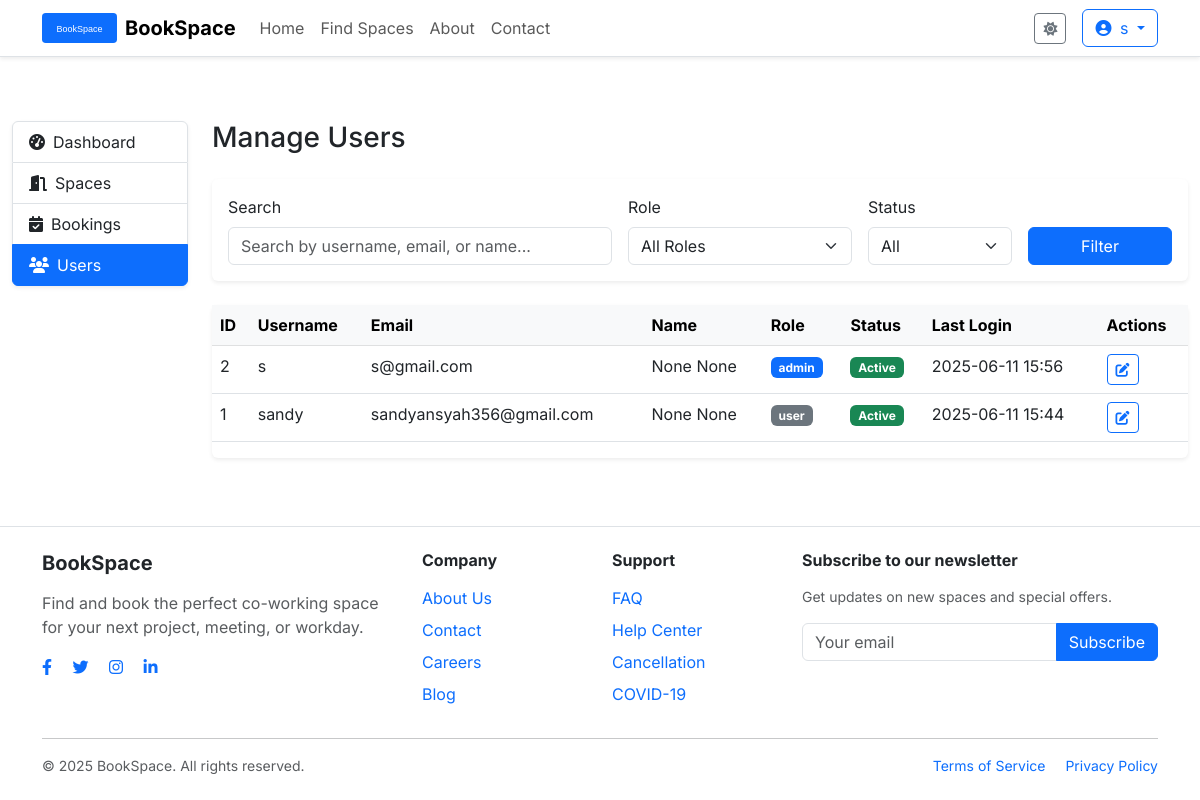
The app's page /admin/users (signed in) with its own data.
### app/models/user.py (models this page shows, shortened)
class User(db.Model, UserMixin):
    __tablename__ = 'users'
    id = db.Column(db.Integer, primary_key=True)
    username = db.Column(db.String(64), unique=True, nullable=False, index=True)
    email = db.Column(db.String(120), unique=True, nullable=False, index=True)
    password_hash = db.Column(db.String(128))
    role = db.Column(db.String(20), default='user')
    first_name = db.Column(db.String(64))
    last_name = db.Column(db.String(64))
    profile_image = db.Column(db.String(120), default='default_profile.jpg')
    created_at = db.Column(db.DateTime, default=datetime.utcnow)
    last_login = db.Column(db.DateTime)
    is_active = db.Column(db.Boolean, default=True)
    bookings = db.relationship('Booking', backref='user', lazy='dynamic', cascade='all, delete-orphan')
    reviews = db.relationship('Review', backref='user', lazy='dynamic', cascade='all, delete-orphan')
    def is_admin(self):
        return self.role == 'admin'

### app/routes/admin.py (the view)
@admin.route('/users')
@login_required
@admin_required
def users():
    users = User.query.order_by(User.username).all()
    return render_template('admin/users/index.html', users=users)

### app/models/user.py (called while the page is built)
@login_manager.user_loader
def load_user(user_id):
    return User.query.get(int(user_id))

### app/templates/admin/users/index.html (shortened to what this page needs)
{% extends "base.html" %}
{% block content %}
<div class="container-fluid py-4">
    <div class="row">
        <div class="col-lg-2">
            <div class="list-group mb-4 shadow-sm">
                <a href="{{ url_for('admin.dashboard') }}" class="list-group-item list-group-item-action">
                    <i class="fas fa-tachometer-alt me-2"></i>Dashboard
                </a>
                <a href="{{ url_for('admin.spaces') }}" class="list-group-item list-group-item-action">
                    <i class="fas fa-door-open me-2"></i>Spaces
                </a>
                <a href="{{ url_for('admin.bookings') }}" class="list-group-item list-group-item-action">
                    <i class="fas fa-calendar-check me-2"></i>Bookings
                </a>
                <a href="{{ url_for('admin.users') }}" class="list-group-item list-group-item-action active">
                    <i class="fas fa-users me-2"></i>Users
                </a>
            </div>
        </div>
        <div class="col-lg-10">
            <h1 class="h3 mb-4">Manage Users</h1>
            <div class="card border-0 shadow-sm mb-4">
                <div class="card-body">
                    <form class="row g-3">
                        <div class="col-md-5">
                            <label class="form-label">Search</label>
                            <input type="text" class="form-control" placeholder="Search by username, email, or name...">
                        </div>
                        <div class="col-md-3">
                            <label class="form-label">Role</label>
                            <select class="form-select">
                                <option value="">All Roles</option>
                            </select>
                        </div>
                        <div class="col-md-2">
                            <label class="form-label">Status</label>
                            <select class="form-select">
                                <option value="">All</option>
                            </select>
                        </div>
                        <div class="col-md-2 d-flex align-items-end">
                            <button type="submit" class="btn btn-primary w-100">Filter</button>
                        </div>
                    </form>
                </div>
            </div>
            <div class="card border-0 shadow-sm">
                <div class="card-body p-0">
                    <div class="table-responsive">
                        <table class="table table-hover">
                            <thead class="table-light">
                                <tr>
                                    <th>ID</th>
                                    <th>Username</th>
                                    <th>Email</th>
                                    <th>Name</th>
                                    <th>Role</th>
                                    <th>Status</th>
                                    <th>Last Login</th>
                                    <th>Actions</th>
                                </tr>
                            </thead>
                            <tbody>
                                {% for user in users %}
                                <tr>
                                    <td>{{ user.id }}</td>
                                    <td>{{ user.username }}</td>
                                    <td>{{ user.email }}</td>
                                    <td>{{ user.first_name }} {{ user.last_name }}</td>
                                    <td>
                                        <span class="badge bg-{{ 'primary' if user.role == 'admin' else 'secondary' }}">
                                            {{ user.role }}
                                        </span>
                                    </td>
                                    <td>
                                        <span class="badge bg-{{ 'success' if user.is_active else 'danger' }}">
                                            {{ 'Active' if user.is_active else 'Inactive' }}
                                        </span>
                                    </td>
                                    <td>{{ user.last_login.strftime('%Y-%m-%d %H:%M') if user.last_login else 'Never' }}</td>
                                    <td>
                                        <a href="{{ url_for('admin.edit_user', user_id=user.id) }}" class="btn btn-sm btn-outline-primary">
                                            <i class="fas fa-edit"></i>
                                        </a>
                                    </td>
                                </tr>
                                {% endfor %}
                            </tbody>
                        </table>
                    </div>
                </div>
            </div>
        </div>
    </div>
</div>
{% endblock %}

### app/templates/base.html (shortened to what this page needs)
<!DOCTYPE html>
<html lang="en" data-bs-theme="light">
<head>
    <link href="https://cdn.jsdelivr.net/npm/bootstrap@5.3.0/dist/css/bootstrap.min.css" rel="stylesheet">
    <link rel="stylesheet" href="https://cdnjs.cloudflare.com/ajax/libs/font-awesome/6.4.0/css/all.min.css">
    <link rel="stylesheet" href="{{ url_for('static', filename='css/style.css') }}">
</head>
<body>
    <nav class="navbar navbar-expand-lg navbar-light border-bottom sticky-top">
        <div class="container">
            <a class="navbar-brand d-flex align-items-center" href="{{ url_for('main.index') }}">
                <img src="{{ url_for('static', filename='images/logo.svg') }}" alt="BookSpace Logo" height="30" class="me-2">
                <span class="fw-bold">BookSpace</span>
            </a>
            <div class="collapse navbar-collapse" id="navbarMain">
                <ul class="navbar-nav me-auto mb-2 mb-lg-0">
                    <li class="nav-item">
                        <a class="nav-link {% if request.endpoint == 'main.index' %}active{% endif %}"
                           href="{{ url_for('main.index') }}">Home</a>
                    </li>
                    <li class="nav-item">
                        <a class="nav-link {% if request.endpoint == 'space.index' %}active{% endif %}"
                           href="{{ url_for('space.index') }}">Find Spaces</a>
                    </li>
                    <li class="nav-item">
                        <a class="nav-link {% if request.endpoint == 'main.about' %}active{% endif %}"
                           href="{{ url_for('main.about') }}">About</a>
                    </li>
                    <li class="nav-item">
                        <a class="nav-link {% if request.endpoint == 'main.contact' %}active{% endif %}"
                           href="{{ url_for('main.contact') }}">Contact</a>
                    </li>
                </ul>
                <div class="d-flex align-items-center">
                    <button id="theme-toggle" class="btn btn-sm btn-outline-secondary me-3">
                        <i class="fas fa-sun theme-icon-light"></i>
                    </button>
                    {% if current_user.is_authenticated %}
                        <div class="dropdown">
                            <button class="btn btn-outline-primary dropdown-toggle" type="button" id="userDropdown" data-bs-toggle="dropdown">
                                <i class="fas fa-user-circle me-1"></i> {{ current_user.username }}
                            </button>
                        </div>
                    {% else %}
                        <a href="{{ url_for('auth.login') }}" class="btn btn-outline-primary me-2">Login</a>
                        <a href="{{ url_for('auth.register') }}" class="btn btn-primary">Sign Up</a>
                    {% endif %}
                </div>
            </div>
        </div>
    </nav>
    <main class="py-4">
        {% block content %}{% endblock %}
    </main>
    <footer class="footer mt-auto py-4 border-top">
        <div class="container">
            <div class="row">
                <div class="col-md-4 mb-4 mb-md-0">
                    <h5 class="fw-bold mb-3">BookSpace</h5>
                    <p class="text-muted">
                        Find and book the perfect co-working space for your next project, meeting, or workday.
                    </p>
                    <div class="social-icons">
                        <a href="#" class="text-decoration-none me-3"><i class="fab fa-facebook-f"></i></a>
                        <a href="#" class="text-decoration-none me-3"><i class="fab fa-twitter"></i></a>
                        <a href="#" class="text-decoration-none me-3"><i class="fab fa-instagram"></i></a>
                        <a href="#" class="text-decoration-none"><i class="fab fa-linkedin-in"></i></a>
                    </div>
                </div>
                <div class="col-md-2 mb-4 mb-md-0">
                    <h6 class="fw-bold mb-3">Company</h6>
                    <ul class="list-unstyled">
                        <li class="mb-2"><a href="{{ url_for('main.about') }}" class="text-decoration-none">About Us</a></li>
                        <li class="mb-2"><a href="{{ url_for('main.contact') }}" class="text-decoration-none">Contact</a></li>
                        <li class="mb-2"><a href="#" class="text-decoration-none">Careers</a></li>
                        <li class="mb-2"><a href="#" class="text-decoration-none">Blog</a></li>
                    </ul>
                </div>
                <div class="col-md-2 mb-4 mb-md-0">
                    <h6 class="fw-bold mb-3">Support</h6>
                    <ul class="list-unstyled">
                        <li class="mb-2"><a href="{{ url_for('main.faq') }}" class="text-decoration-none">FAQ</a></li>
                        <li class="mb-2"><a href="#" class="text-decoration-none">Help Center</a></li>
                        <li class="mb-2"><a href="#" class="text-decoration-none">Cancellation</a></li>
                        <li class="mb-2"><a href="#" class="text-decoration-none">COVID-19</a></li>
                    </ul>
                </div>
                <div class="col-md-4">
                    <h6 class="fw-bold mb-3">Subscribe to our newsletter</h6>
                    <p class="text-muted small">Get updates on new spaces and special offers.</p>
                    <form>
                        <div class="input-group mb-3">
                            <input type="email" class="form-control" placeholder="Your email">
                            <button class="btn btn-primary" type="submit">Subscribe</button>
                        </div>
                    </form>
                </div>
            </div>
            <hr>
            <div class="d-flex justify-content-between align-items-center flex-column flex-md-row">
                <p class="text-muted small mb-md-0">
                    &copy; {{ now.year }} BookSpace. All rights reserved.
                </p>
                <div class="text-muted small">
                    <a href="{{ url_for('main.terms') }}" class="text-decoration-none me-3">Terms of Service</a>
                    <a href="{{ url_for('main.privacy') }}" class="text-decoration-none">Privacy Policy</a>
                </div>
            </div>
        </div>
    </footer>
</body>
</html>

### app/static/css/style.css (style rules this page uses)
:root { --bs-body-bg: #ffffff; --bs-body-color: #212529; --bs-border-color: #dee2e6; --bs-card-bg: #ffffff; --bs-primary: #0d6efd; --bs-primary-rgb: 13, 110, 253; --nav-bg: #ffffff; --nav-shadow: 0 0.125rem 0.25rem rgba(0, 0, 0, 0.075); --muted-bg: #f8f9fa; }
body { font-family: 'Inter', sans-serif; background-color: var(--bs-body-bg); color: var(--bs-body-color); display: flex; flex-direction: column; min-height: 100vh; }
main { flex: 1; }
.navbar { background-color: var(--nav-bg); box-shadow: var(--nav-shadow); }
.card { border: 1px solid var(--bs-border-color); background-color: var(--bs-card-bg); transition: transform 0.15s ease-in-out; }

### records on screen
User: username "s", id "2", email "s@gmail.com", first_name "None", last_name "None", role "admin", is_active "Active", last_login "2025-06-11 15:56"
User: id "1", username "sandy", email "sandyansyah356@gmail.com", first_name "None", last_name "None", role "user", is_active "Active", last_login "2025-06-11 15:44"
